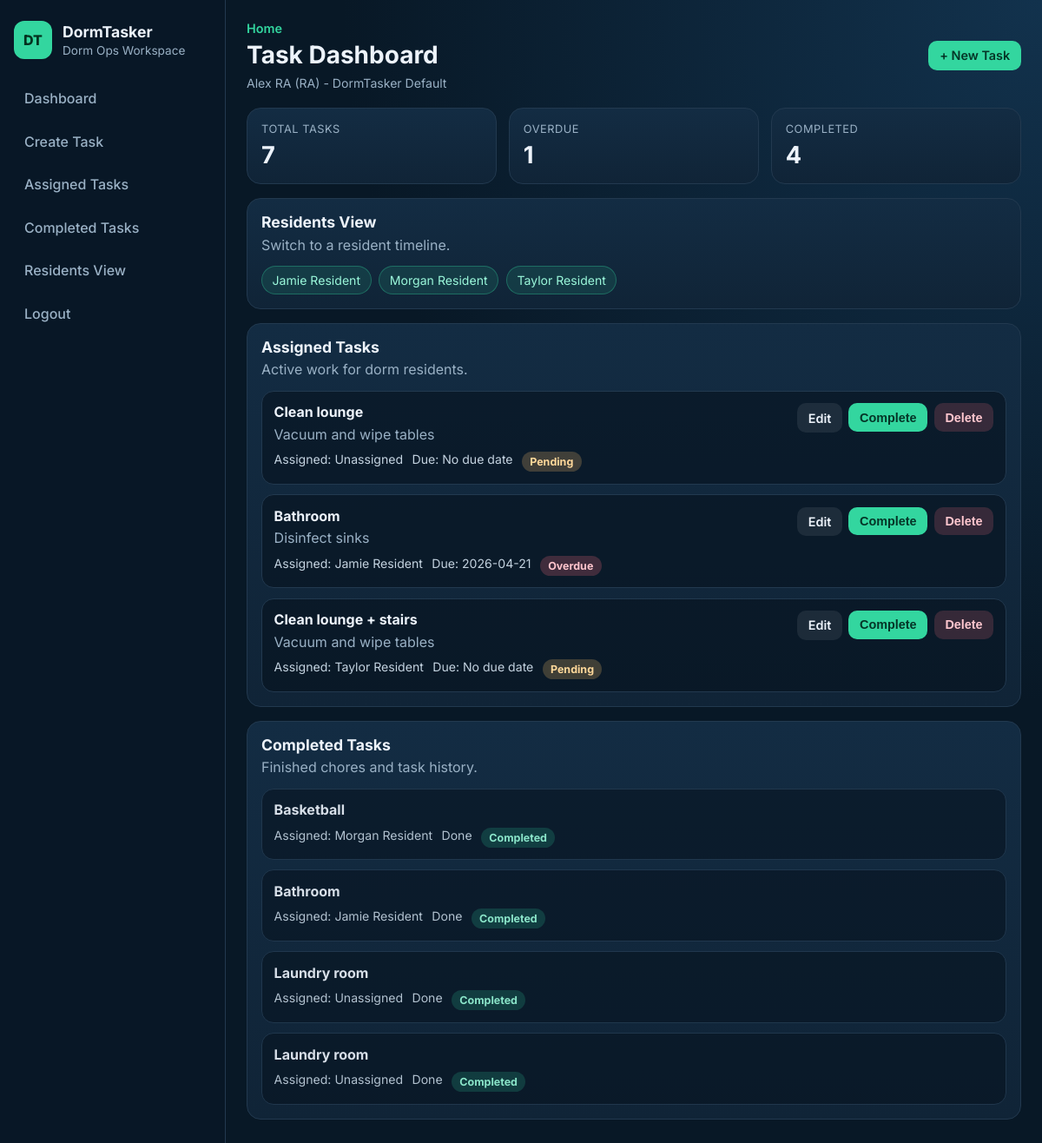
/chores (signed in), run on the app's committed database.
### tables this page shows
CREATE TABLE users (
            id INTEGER PRIMARY KEY AUTOINCREMENT,
            name TEXT NOT NULL,
            role TEXT NOT NULL CHECK (role IN ('RA', 'Resident'))
        , email TEXT, password_hash TEXT, room_id INTEGER);

CREATE TABLE rooms (
            id INTEGER PRIMARY KEY AUTOINCREMENT,
            room_name TEXT NOT NULL,
            room_code TEXT NOT NULL UNIQUE,
            created_by INTEGER,
            FOREIGN KEY (created_by) REFERENCES users (id)
        );

CREATE TABLE chores (
            id INTEGER PRIMARY KEY AUTOINCREMENT,
            title TEXT NOT NULL,
            description TEXT,
            due_date TEXT,
            status TEXT
        , room_id INTEGER, created_by INTEGER);

CREATE TABLE assignments (
            id INTEGER PRIMARY KEY AUTOINCREMENT,
            chore_id INTEGER NOT NULL,
            resident_id INTEGER NOT NULL,
            assigned_by INTEGER NOT NULL, room_id INTEGER,
            FOREIGN KEY (chore_id) REFERENCES chores (id) ON DELETE CASCADE,
            FOREIGN KEY (resident_id) REFERENCES users (id),
            FOREIGN KEY (assigned_by) REFERENCES users (id)
        );

### app.py (the view)
@app.route("/chores")
@login_required
def chores():
    room_id = g.current_user["room_id"]
    residents = service.get_residents(room_id=room_id)
    if g.current_user["role"] == "RA":
        chore_list = service.get_chores(room_id=room_id)
    else:
        chore_list = service.get_resident_chores(g.current_user["id"], room_id=room_id)
    overdue_count = sum(1 for _ in service.overdue_chores(chore_list))
    return render_template(
        "dashboard.html",
        chores=chore_list,
        residents=residents,
        overdue_count=overdue_count,
        user_role=g.current_user["role"],
    )

### app.py (called while the page is built)
@app.before_request
def load_current_user():
    user_id = session.get("user_id")
    g.current_user = get_user_by_id(user_id) if user_id else None

@app.context_processor
def inject_current_user():
    return {"current_user": g.get("current_user")}

### auth.py (called while the page is built)
def login_required(func):
    @wraps(func)
    def wrapper(*args, **kwargs):
        if not session.get("user_id"):
            flash("Please log in to continue.", "error")
            return redirect(url_for("login"))
        return func(*args, **kwargs)
    return wrapper

def get_user_by_id(user_id):
    conn = get_db_connection()
    user = conn.execute(
        """
        SELECT u.id, u.name, u.email, u.role, u.room_id, r.room_name, r.room_code
        FROM users u
        LEFT JOIN rooms r ON u.room_id = r.id
        WHERE u.id = ?
        """,
        (user_id,),
    ).fetchone()
    conn.close()
    return dict(user) if user else None

### database.py (called while the page is built)
def get_db_connection():
    conn = sqlite3.connect(DB_PATH)
    conn.row_factory = sqlite3.Row
    return conn

### models.py (called while the page is built)
    def is_overdue(self):
        if not self.due_date or self.status == "Completed":
            return False
        due = datetime.strptime(self.due_date, "%Y-%m-%d").date()
        return due < date.today()

### services.py (called while the page is built)
    @staticmethod
    def _map_chore(row) -> Chore:
        return Chore(
            id=row["id"],
            title=row["title"],
            description=row["description"] or "",
            due_date=row["due_date"],
            status=row["status"],
        )

    def get_residents(self, room_id: Optional[int] = None) -> List[Dict]:
        conn = get_db_connection()
        if room_id:
            rows = conn.execute(
                """
                SELECT id, name, role, room_id
                FROM users
                WHERE role = 'Resident' AND room_id = ?
                ORDER BY name
                """,
                (room_id,),
            ).fetchall()
        else:
            rows = conn.execute(
                "SELECT id, name, role, room_id FROM users WHERE role = 'Resident' ORDER BY name"
            ).fetchall()
        conn.close()
        return [dict(row) for row in rows]

    def overdue_chores(self, chores: Iterable[Dict]):
        for chore in chores:
            due_date = chore.get("due_date")
            if not due_date or chore.get("status") == "Completed":
                continue
            if datetime.strptime(due_date, "%Y-%m-%d").date() < date.today():
                yield chore

### templates/dashboard.html (shortened to what this page needs)
{% extends "base.html" %}
{% block page_title %}Task Dashboard{% endblock %}
{% block content %}
    <section class="dashboard-grid">
        <article class="stat-card">
            <p class="stat-label">Total Tasks</p>
            <h3>{{ chores|length }}</h3>
        </article>
        <article class="stat-card">
            <p class="stat-label">Overdue</p>
            <h3>{{ overdue_count }}</h3>
        </article>
        <article class="stat-card">
            <p class="stat-label">Completed</p>
            <h3>{{ chores|selectattr("status", "equalto", "Completed")|list|length }}</h3>
        </article>
    </section>
    {% if user_role == "RA" %}
        <section class="card-panel" id="residents">
            <div class="panel-head">
                <h3>Residents View</h3>
                <p>Switch to a resident timeline.</p>
            </div>
            <div class="chip-row">
                {% for resident in residents %}
                    <a class="chip" href="{{ url_for('resident_chores', resident_id=resident.id) }}">{{ resident.name }}</a>
                {% endfor %}
            </div>
        </section>
    {% endif %}
    <section class="card-panel" id="assigned">
        <div class="panel-head">
            <h3>{% if user_role == "RA" %}Assigned Tasks{% else %}My Assigned Tasks{% endif %}</h3>
            <p>{% if user_role == "RA" %}Active work for dorm residents.{% else %}Your active chores in this room.{% endif %}</p>
        </div>
        {% if chores %}
            <div class="task-list">
                {% for chore in chores if chore.status != "Completed" %}
                    <article class="task-item">
                        <div class="task-main">
                            <h4>{{ chore.title }}</h4>
                            <p>{{ chore.description or "No details provided." }}</p>
                            <div class="meta-row">
                                <span>Assigned: {{ chore.resident_name or "Unassigned" }}</span>
                                <span>Due: {{ chore.due_date or "No due date" }}</span>
                                <span class="badge badge-{{ chore.status|lower }}">{{ chore.status }}</span>
                            </div>
                        </div>
                        <div class="task-actions">
                            {% if user_role == "RA" %}
                                <a class="btn btn-soft" href="{{ url_for('edit_chore', chore_id=chore.id) }}">Edit</a>
                            {% endif %}
                            <form method="post" action="{{ url_for('complete_chore', chore_id=chore.id) }}">
                                <button class="btn btn-primary" type="submit">Complete</button>
                            </form>
                            {% if user_role == "RA" %}
                                <form method="post" action="{{ url_for('delete_chore', chore_id=chore.id) }}">
                                    <button class="btn btn-danger" type="submit">Delete</button>
                                </form>
                            {% endif %}
                        </div>
                    </article>
                {% endfor %}
            </div>
        {% else %}
            <p class="empty-state">No tasks yet. Create your first task to get started.</p>
        {% endif %}
    </section>
    <section class="card-panel" id="completed">
        <div class="panel-head">
            <h3>Completed Tasks</h3>
            <p>Finished chores and task history.</p>
        </div>
        <div class="task-list">
            {% for chore in chores if chore.status == "Completed" %}
                <article class="task-item task-item-complete">
                    <div class="task-main">
                        <h4>{{ chore.title }}</h4>
                        <div class="meta-row">
                            <span>Assigned: {{ chore.resident_name or "Unassigned" }}</span>
                            <span>Done</span>
                            <span class="badge badge-completed">Completed</span>
                        </div>
                    </div>
                </article>
            {% else %}
                <p class="empty-state">No completed tasks yet.</p>
            {% endfor %}
        </div>
    </section>
{% endblock %}

### templates/base.html (shortened to what this page needs)
<!DOCTYPE html>
<html lang="en">
<head>
    <link rel="stylesheet" href="{{ url_for('static', filename='style.css') }}">
</head>
<body>
    <div class="app-shell">
        <aside class="sidebar">
            <div class="brand">
                <span class="brand-badge">DT</span>
                <div>
                    <h1>DormTasker</h1>
                    <p>Dorm Ops Workspace</p>
                </div>
            </div>
            <nav class="sidebar-nav">
                {% if current_user %}
                    <a href="{{ url_for('chores') }}" class="nav-link">Dashboard</a>
                    {% if current_user.role == "RA" %}
                        <a href="{{ url_for('create_chore') }}" class="nav-link">Create Task</a>
                        <a href="{{ url_for('chores') }}#assigned" class="nav-link">Assigned Tasks</a>
                        <a href="{{ url_for('chores') }}#completed" class="nav-link">Completed Tasks</a>
                        <a href="{{ url_for('chores') }}#residents" class="nav-link">Residents View</a>
                    {% else %}
                        <a href="{{ url_for('chores') }}#assigned" class="nav-link">My Tasks</a>
                        <a href="{{ url_for('chores') }}#completed" class="nav-link">Completed</a>
                    {% endif %}
                    <a href="{{ url_for('logout') }}" class="nav-link">Logout</a>
                {% else %}
                    <a href="{{ url_for('login') }}" class="nav-link">Login</a>
                    <a href="{{ url_for('register') }}" class="nav-link">Register</a>
                {% endif %}
            </nav>
        </aside>
        <div class="main-panel">
            <header class="topbar">
                <div>
                    <p class="topbar-eyebrow">Home</p>
                    <h2 class="topbar-title">{% block page_title %}Dashboard{% endblock %}</h2>
                    {% if current_user %}
                        <p class="user-context">
                            {{ current_user.name }} ({{ current_user.role }}) - {{ current_user.room_name or "No Room" }}
                        </p>
                    {% endif %}
                </div>
                {% if current_user and current_user.role == "RA" %}
                    <a class="btn btn-primary" href="{{ url_for('create_chore') }}">+ New Task</a>
                {% elif not current_user %}
                    <a class="btn btn-primary" href="{{ url_for('register') }}">Join Dorm Room</a>
                {% endif %}
            </header>
            <main class="content">
                {% block content %}{% endblock %}
            </main>
        </div>
    </div>
</body>
</html>

### static/style.css (style rules this page uses)
:root { --bg: #081826; --bg-soft: #0f2335; --panel: #102437; --panel-alt: #132c43; --text: #edf3fb; --muted: #9ab1c5; --line: #22394f; --accent: #33d69f; --accent-dark: #27b987; --danger: #ff6f7f; --warning: #ffc56f; }
* { box-sizing: border-box; }
body { margin: 0; font-family: "Inter", sans-serif; background: radial-gradient(circle at top right, #12324d 0%, var(--bg) 45%); color: var(--text); }
a { color: inherit; }
.app-shell { min-height: 100vh; display: grid; grid-template-columns: 260px 1fr; }
.sidebar { border-right: 1px solid var(--line); background: rgba(8, 24, 38, 0.9); padding: 1.5rem 1rem; }
.brand { display: flex; gap: 0.75rem; align-items: center; margin-bottom: 1.5rem; }
.brand h1 { margin: 0; font-size: 1.1rem; font-weight: 700; }
.brand p { margin: 0.2rem 0 0; color: var(--muted); font-size: 0.85rem; }
.brand-badge { width: 44px; height: 44px; display: inline-flex; align-items: center; justify-content: center; border-radius: 12px; background: var(--accent); color: #04331f; font-weight: 800; }
.sidebar-nav { display: grid; gap: 0.45rem; }
.nav-link { text-decoration: none; padding: 0.7rem 0.75rem; border-radius: 10px; color: var(--muted); font-weight: 500; }
.main-panel { padding: 1.5rem; }
.topbar { display: flex; justify-content: space-between; align-items: center; margin-bottom: 1.25rem; }
.topbar-eyebrow { margin: 0; color: var(--accent); font-size: 0.9rem; font-weight: 600; }
.topbar-title { margin: 0.3rem 0 0; font-size: 1.75rem; }
.user-context { margin: 0.45rem 0 0; color: var(--muted); font-size: 0.88rem; }
.content { max-width: 1050px; }
.dashboard-grid { display: grid; grid-template-columns: repeat(3, minmax(0, 1fr)); gap: 0.85rem; margin-bottom: 1rem; }
.stat-card, .card-panel { background: linear-gradient(180deg, var(--panel-alt) 0%, var(--panel) 100%); border: 1px solid var(--line); border-radius: 16px; padding: 1rem; }
.stat-label { margin: 0; color: var(--muted); font-size: 0.8rem; text-transform: uppercase; letter-spacing: 0.04em; }
.stat-card h3 { margin: 0.4rem 0 0; font-size: 1.7rem; }
.card-panel { margin-bottom: 1rem; }
.panel-head h3 { margin: 0; font-size: 1.1rem; }
.panel-head p { color: var(--muted); margin: 0.35rem 0 0.9rem; }
.chip-row { display: flex; flex-wrap: wrap; gap: 0.55rem; }
.chip { display: inline-flex; text-decoration: none; background: rgba(51, 214, 159, 0.12); color: #9af7da; border: 1px solid rgba(51, 214, 159, 0.32); border-radius: 999px; padding: 0.42rem 0.72rem; font-size: 0.88rem; }
.task-list { display: grid; gap: 0.7rem; }
.task-item { border: 1px solid var(--line); border-radius: 14px; background: rgba(5, 18, 29, 0.6); padding: 0.85rem; display: flex; justify-content: space-between; gap: 1rem; }
.task-item-complete { opacity: 0.9; }
.task-main h4 { margin: 0; }
.task-main p { margin: 0.35rem 0 0; color: var(--muted); }
.meta-row { display: flex; flex-wrap: wrap; gap: 0.65rem; margin-top: 0.65rem; color: #c4d3e0; font-size: 0.88rem; }
.task-actions { display: flex; gap: 0.45rem; align-items: flex-start; flex-wrap: wrap; }
.task-actions form { margin: 0; }
.btn { border: none; border-radius: 10px; padding: 0.52rem 0.8rem; font-size: 0.9rem; text-decoration: none; font-weight: 600; cursor: pointer; display: inline-flex; align-items: center; justify-content: center; }
.btn-primary { background: var(--accent); color: #053527; }
.btn-soft { background: rgba(255, 255, 255, 0.08); color: var(--text); }
.btn-danger { background: rgba(255, 111, 127, 0.18); color: #ffc7cf; }
.badge { border-radius: 999px; padding: 0.25rem 0.58rem; font-size: 0.78rem; font-weight: 700; }
.badge-pending { background: rgba(255, 197, 111, 0.22); color: #ffd89a; }
.badge-completed { background: rgba(51, 214, 159, 0.2); color: #98fad9; }
.badge-overdue { background: rgba(255, 111, 127, 0.22); color: #ffc5cd; }

### data on the page
users: name "Alex RA", role "RA"
rooms: room_name "DormTasker Default"
users: name "Jamie Resident"
users: name "Morgan Resident"
users: name "Taylor Resident"
chores: title "Clean lounge", description "Vacuum and wipe tables", resident_name "Unassigned", due_date "No due date", status "Pending"
assignments: title "Bathroom", description "Disinfect sinks", name "Jamie Resident", due_date "2026-04-21", status "Overdue"
assignments: title "Clean lounge + stairs", description "Vacuum and wipe tables", name "Taylor Resident", due_date "No due date", status "Pending"
assignments: title "Basketball", name "Morgan Resident"
assignments: title "Bathroom", name "Jamie Resident"
chores: title "Laundry room", resident_name "Unassigned"
chores: title "Laundry room", resident_name "Unassigned"

### other printed values
{{ chores|length }} "7"
{{ overdue_count }} "1"
{{ chores|selectattr("status", "equalto", "Completed")|list|length }} "4"
